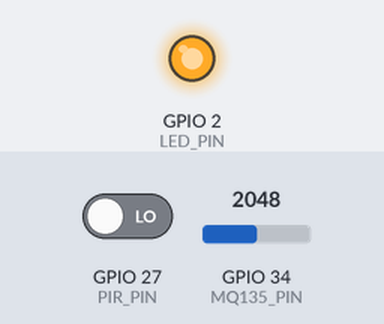
Bench run of a sketch on a simulated ESP32. Shown: output pins drawn as LEDs (lit = HIGH). The inputs (shaded band) are chosen by the test bench; at power-on: GPIO 27 (PIR_PIN) LOW, GPIO 34 (MQ135_PIN) = 2048. WiFi joins after 1.5 s; servers stay silent unless stated; uploads are accepted with an empty reply; what the sketch prints to the serial monitor is not drawn.

Above: at 30.8 s.
At 60.29 s:
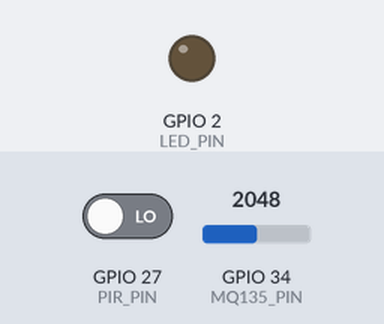
Timing chart, 0 to 79.6 s (numbered marks = the images above):
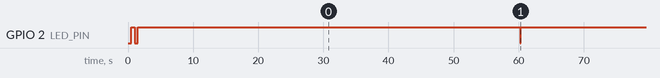

Measured:
- by itself, GPIO 2 (LED_PIN): repeats every 58.8 s: HIGH 58.7 s, LOW 0.10 s

The sketch:

esp32_sensor.ino
```cpp
/*
 * Duskfall ESP32 Sensor Node Firmware
 *
 * Reports sensor readings to Duskfall backend via HTTP POST.
 * Supports: temperature, humidity, radiation, air quality, motion, gas, etc.
 *
 * Wiring (example with DHT22 + MQ-135 + PIR):
 *   DHT22 data  -> GPIO 4
 *   MQ-135 AO   -> GPIO 34 (ADC)
 *   PIR signal   -> GPIO 27
 *   LED status   -> GPIO 2 (built-in)
 *
 * Configuration:
 *   1. Register node at POST /api/sensors/register
 *   2. Set DUSKFALL_API_KEY below
 *   3. Set WiFi credentials
 *   4. Flash and deploy
 */

#include <WiFi.h>
#include <HTTPClient.h>
#include <ArduinoJson.h>

// ============ CONFIGURATION ============
const char* WIFI_SSID     = "YOUR_WIFI_SSID";
const char* WIFI_PASSWORD = "YOUR_WIFI_PASSWORD";
const char* DUSKFALL_URL  = "http://YOUR_DUSKFALL_HOST:8500";
const char* DUSKFALL_API_KEY = "YOUR_API_KEY_FROM_REGISTRATION";
const char* NODE_ID       = "esp32-sensor-01";

// GPS coordinates of this sensor (set manually or use GPS module)
const float LATITUDE  = 0.0;
const float LONGITUDE = 0.0;

// Reporting interval in seconds
const int REPORT_INTERVAL = 60;

// Sensor pins
const int DHT_PIN    = 4;
const int MQ135_PIN  = 34;
const int PIR_PIN    = 27;
const int LED_PIN    = 2;

// ============ DHT22 (simplified — use DHT library in production) ============
// Install: "DHT sensor library" by Adafruit
#ifdef USE_DHT
#include <DHT.h>
DHT dht(DHT_PIN, DHT22);
#endif

// ============ GLOBALS ============
unsigned long lastReport = 0;
int motionCount = 0;

void setup() {
  Serial.begin(115200);
  pinMode(LED_PIN, OUTPUT);
  pinMode(PIR_PIN, INPUT);
  pinMode(MQ135_PIN, INPUT);

  #ifdef USE_DHT
  dht.begin();
  #endif

  // Connect WiFi
  WiFi.begin(WIFI_SSID, WIFI_PASSWORD);
  Serial.print("Connecting to WiFi");
  while (WiFi.status() != WL_CONNECTED) {
    delay(500);
    Serial.print(".");
    digitalWrite(LED_PIN, !digitalRead(LED_PIN));
  }
  Serial.println("\nConnected: " + WiFi.localIP().toString());
  digitalWrite(LED_PIN, HIGH);
}

void loop() {
  // Count motion events between reports
  if (digitalRead(PIR_PIN) == HIGH) {
    motionCount++;
    delay(200); // debounce
  }

  // Report at interval
  if (millis() - lastReport >= REPORT_INTERVAL * 1000UL) {
    lastReport = millis();
    reportReadings();
    motionCount = 0;
  }

  delay(100);
}

void reportReadings() {
  if (WiFi.status() != WL_CONNECTED) {
    Serial.println("WiFi disconnected, skipping report");
    return;
  }

  // Build batch payload
  JsonDocument doc;
  JsonArray readings = doc["readings"].to<JsonArray>();

  #ifdef USE_DHT
  float temp = dht.readTemperature();
  float hum  = dht.readHumidity();

  if (!isnan(temp)) {
    JsonObject r = readings.add<JsonObject>();
    r["sensor_type"] = "temperature";
    r["value"] = temp;
    r["unit"] = "C";
  }
  if (!isnan(hum)) {
    JsonObject r = readings.add<JsonObject>();
    r["sensor_type"] = "humidity";
    r["value"] = hum;
    r["unit"] = "%";
  }
  #endif

  // MQ-135 air quality (raw ADC -> approximate AQI)
  int gasRaw = analogRead(MQ135_PIN);
  float gasPPM = map(gasRaw, 0, 4095, 0, 500); // rough calibration
  {
    JsonObject r = readings.add<JsonObject>();
    r["sensor_type"] = "gas";
    r["value"] = gasPPM;
    r["unit"] = "ppm";
  }

  // Motion events since last report
  if (motionCount > 0) {
    JsonObject r = readings.add<JsonObject>();
    r["sensor_type"] = "motion";
    r["value"] = motionCount;
    r["unit"] = "events";
  }

  // Send batch
  String payload;
  serializeJson(doc, payload);

  HTTPClient http;
  String url = String(DUSKFALL_URL) + "/api/sensors/batch";
  http.begin(url);
  http.addHeader("Content-Type", "application/json");
  http.addHeader("X-Sensor-Key", DUSKFALL_API_KEY);

  int httpCode = http.POST(payload);
  if (httpCode == 200) {
    Serial.println("Report sent OK");
    blinkLED(1);
  } else {
    Serial.printf("Report failed: %d\n", httpCode);
    blinkLED(3);
  }
  http.end();
}

void blinkLED(int times) {
  for (int i = 0; i < times; i++) {
    digitalWrite(LED_PIN, LOW);
    delay(100);
    digitalWrite(LED_PIN, HIGH);
    delay(100);
  }
}
```
